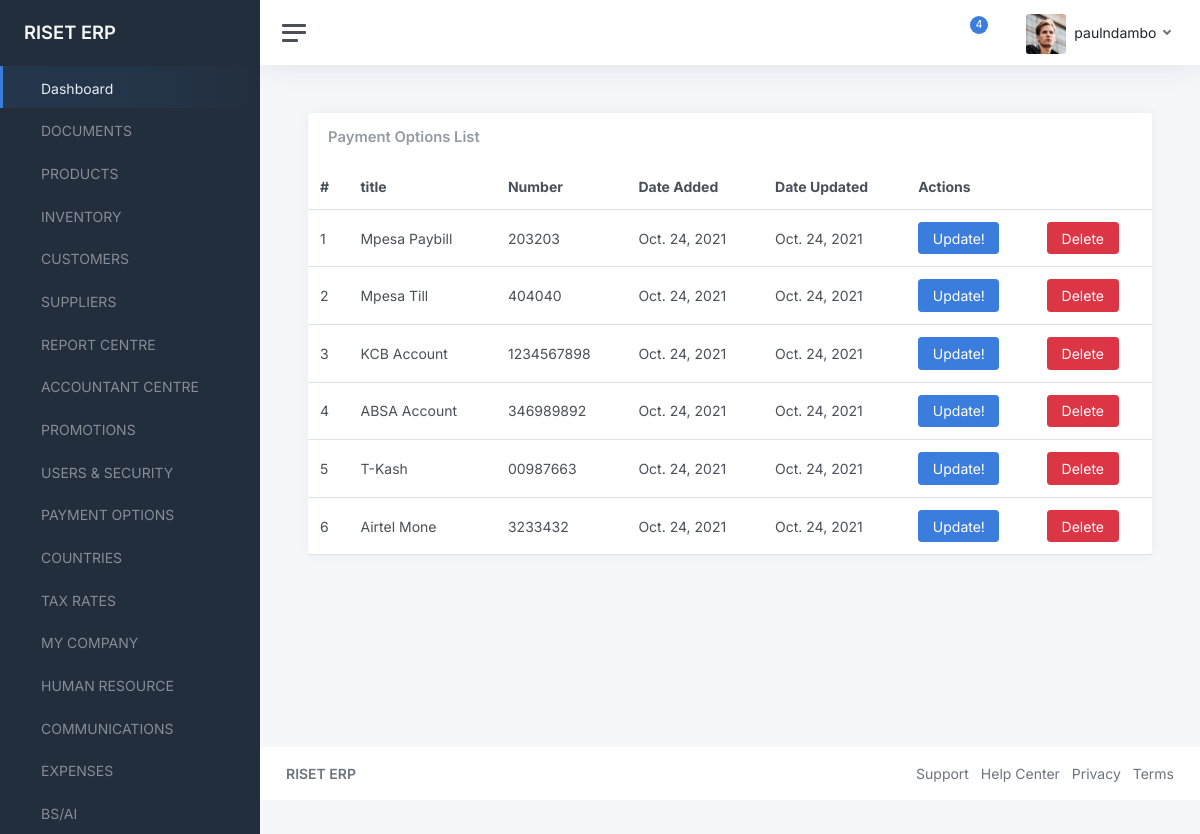
Screenshot of /payment-options/ (signed in) with the database file from the repository.
### accounts/models.py (models this page shows, shortened)
class User(AbstractBaseUser, PermissionsMixin):
    email = models.EmailField(_('email address'), unique=True)
    username = models.CharField(_('Username'), max_length=200,unique=True)
    first_name = models.CharField(_('first name'), max_length=30, blank=True)
    last_name = models.CharField(_('last name'), max_length=30, blank=True)
    date_joined = models.DateTimeField(_('date joined'), auto_now_add=True)
    is_active = models.BooleanField(_('active'), default=True)
    is_admin = models.BooleanField(_('is_admin'), default=False)
    objects = UserManager()
    USERNAME_FIELD = 'username'
    REQUIRED_FIELDS = ['email']
    class Meta:
        verbose_name = _('user')
        verbose_name_plural = _('users')

### data/models.py (models this page shows, shortened)
class PaymentOption(models.Model):
    title = models.CharField(max_length=200)
    number = models.CharField(max_length=200)
    date_added = models.DateField(default=timezone.now)
    date_updated = models.DateField(auto_now=True)

### data/views.py (the view)
# urls.py: path("payment-options/", views.payment_options, name="payment-options"),
@login_required(login_url='/login')
def payment_options(request):
    payment_options = PaymentOption.objects.all()
    context = {
        "payment_options": payment_options
    }
    return render(request, "data/payment-options.html", context)

### data/templates/data/payment-options.html
{% extends "component-base.html" %}
{% block content %}
<main class="content">
	<div class="container-fluid p-0">
		<div class="row">
			<div class="col-12 col-lg-12 col-xxl-12 d-flex">
				<div class="card flex-fill">
					<div class="card-header">
						<h5 class="card-title mb-0">Payment Options List</h5>
					</div>
					<table class="table table-hover my-0">
						<thead>
							<tr>
                <th>#</th>
								<th>title</th>
								<th>Number</th>
                <th>Date Added</th>
                <th>Date Updated</th>
                <th colspan="2">Actions</th>
							</tr>
						</thead>
						<tbody>
{% for payment_option in payment_options %}
							<tr>
                <td>{{payment_option.id}}</td>
								<td>{{payment_option.title}}</td>
								<td>
									{{payment_option.number}}
								</td>
								<td>
									{{payment_option.date_added}}
								</td>
                <td>{{payment_option.date_updated}}</td>
                <td>
                  <a href="#" class="btn btn-primary">Update!</a>
                </td>
                <td>
                  <a href="#" class="btn btn-danger">Delete</a>
                </td>
							</tr>
{% endfor %}
						</tbody>
					</table>
				</div>
			</div>
		</div>
	</div>
</main>
{% endblock content %}

### templates/component-base.html (shortened to what this page needs)
{% load static %}
<!DOCTYPE html>
<html lang="en">
<head>
	<link href="{% static 'admin/css/app.css' %}" rel="stylesheet">
</head>
<body>
	<div class="wrapper">
		<nav id="sidebar" class="sidebar js-sidebar">
			<div class="sidebar-content js-simplebar">
				<a class="sidebar-brand" href="{% url 'dashboard' %}">
          <span class="align-middle">RISET ERP</span>
        </a>
				<ul class="sidebar-nav">
					<li class="sidebar-item active">
						<a class="sidebar-link" href="{% url 'dashboard' %}">
               <span class="align-middle">Dashboard</span>
            </a>
					</li>
					<li class="sidebar-item">
						<a class="sidebar-link" href="{% url 'documents' %}">
               <span class="align-middle">DOCUMENTS</span>
            </a>
					</li>
					<li class="sidebar-item">
						<a class="sidebar-link" href="{% url 'products' %}">
               <span class="align-middle">PRODUCTS</span>
            </a>
					</li>
					<li class="sidebar-item">
						<a class="sidebar-link" href="#">
               <span class="align-middle">INVENTORY</span>
            </a>
					</li>
					<li class="sidebar-item">
						<a class="sidebar-link" href="{% url 'customers' %}">
               <span class="align-middle">CUSTOMERS</span>
            </a>
					</li>
					<li class="sidebar-item">
						<a class="sidebar-link" href="{% url 'suppliers' %}">
               <span class="align-middle">SUPPLIERS</span>
            </a>
					</li>
					<li class="sidebar-item">
						<a class="sidebar-link" href="{% url 'reports' %}">
               <span class="align-middle">REPORT CENTRE</span>
            </a>
					</li>
					<li class="sidebar-item">
						<a class="sidebar-link" href="{% url 'countries' %}">
               <span class="align-middle">ACCOUNTANT CENTRE</span>
            </a>
					</li>
					<li class="sidebar-item">
						<a class="sidebar-link" href="{% url 'promotions' %}">
               <span class="align-middle">PROMOTIONS</span>
            </a>
					</li>
					<li class="sidebar-item">
						<a class="sidebar-link" href="{% url 'users-list' %}">
               <span class="align-middle">USERS & SECURITY</span>
            </a>
					</li>
					<li class="sidebar-item">
						<a class="sidebar-link" href="{% url 'payment-options' %}">
               <span class="align-middle">PAYMENT OPTIONS</span>
            </a>
					</li>
					<li class="sidebar-item">
						<a class="sidebar-link" href="{% url 'countries' %}">
               <span class="align-middle">COUNTRIES</span>
            </a>
					</li>
					<li class="sidebar-item">
						<a class="sidebar-link" href="{% url 'countries' %}">
               <span class="align-middle">TAX RATES</span>
            </a>
					</li>
					<li class="sidebar-item">
						<a class="sidebar-link" href="{% url 'countries' %}">
               <span class="align-middle">MY COMPANY</span>
            </a>
					</li>
					<li class="sidebar-item">
						<a class="sidebar-link" href="{% url 'countries' %}">
               <span class="align-middle">HUMAN RESOURCE</span>
            </a>
					</li>
					<li class="sidebar-item">
						<a class="sidebar-link" href="{% url 'countries' %}">
               <span class="align-middle">COMMUNICATIONS</span>
            </a>
					</li>
					<li class="sidebar-item">
						<a class="sidebar-link" href="{% url 'expenses' %}">
               <span class="align-middle">EXPENSES</span>
            </a>
					</li>
					<li class="sidebar-item">
						<a class="sidebar-link" href="{% url 'countries' %}">
               <span class="align-middle">BS/AI</span>
            </a>
					</li>
				</ul>
			</div>
		</nav>
		<div class="main">
			<nav class="navbar navbar-expand navbar-light navbar-bg">
				<a class="sidebar-toggle js-sidebar-toggle">
          <i class="hamburger align-self-center"></i>
        </a>
				<div class="navbar-collapse collapse">
					<ul class="navbar-nav navbar-align">
						<li class="nav-item dropdown">
							<a class="nav-icon dropdown-toggle" href="#" id="alertsDropdown" data-bs-toggle="dropdown">
								<div class="position-relative">
									<span class="indicator">4</span>
								</div>
							</a>
						</li>
						<li class="nav-item dropdown">
							<a class="nav-icon dropdown-toggle" href="#" id="messagesDropdown" data-bs-toggle="dropdown">
							</a>
						</li>
						<li class="nav-item dropdown">
							<a class="nav-link dropdown-toggle d-none d-sm-inline-block" href="#" data-bs-toggle="dropdown">
                <img src="{% static 'admin/img/avatars/avatar.jpg' %}" class="avatar img-fluid rounded me-1" alt="Charles Hall" /> <span class="text-dark">{{request.user.username}}</span>
              </a>
						</li>
					</ul>
				</div>
			</nav>
{% block content %}
{% endblock content %}
			<footer class="footer">
				<div class="container-fluid">
					<div class="row text-muted">
						<div class="col-6 text-start">
							<p class="mb-0">
								<a class="text-muted" href="{% url 'home' %}" target="_blank"><strong>RISET ERP</strong></a>
							</p>
						</div>
						<div class="col-6 text-end">
							<ul class="list-inline">
								<li class="list-inline-item">
									<a class="text-muted" href="" target="_blank">Support</a>
								</li>
								<li class="list-inline-item">
									<a class="text-muted" href="" target="_blank">Help Center</a>
								</li>
								<li class="list-inline-item">
									<a class="text-muted" href="" target="_blank">Privacy</a>
								</li>
								<li class="list-inline-item">
									<a class="text-muted" href="" target="_blank">Terms</a>
								</li>
							</ul>
						</div>
					</div>
				</div>
			</footer>
		</div>
	</div>
</body>
</html>

### rows the page displays
User: user.username "paulndambo"
PaymentOption: id "1", title "Mpesa Paybill", number "203203", date_added "Oct. 24, 2021", date_updated "Oct. 24, 2021"
PaymentOption: id "2", title "Mpesa Till", number "404040", date_added "Oct. 24, 2021", date_updated "Oct. 24, 2021"
PaymentOption: id "3", title "KCB Account", number "1234567898", date_added "Oct. 24, 2021", date_updated "Oct. 24, 2021"
PaymentOption: id "4", title "ABSA Account", number "346989892", date_added "Oct. 24, 2021", date_updated "Oct. 24, 2021"
PaymentOption: id "5", title "T-Kash", number "00987663", date_added "Oct. 24, 2021", date_updated "Oct. 24, 2021"
PaymentOption: id "6", title "Airtel Mone", number "3233432", date_added "Oct. 24, 2021", date_updated "Oct. 24, 2021"
